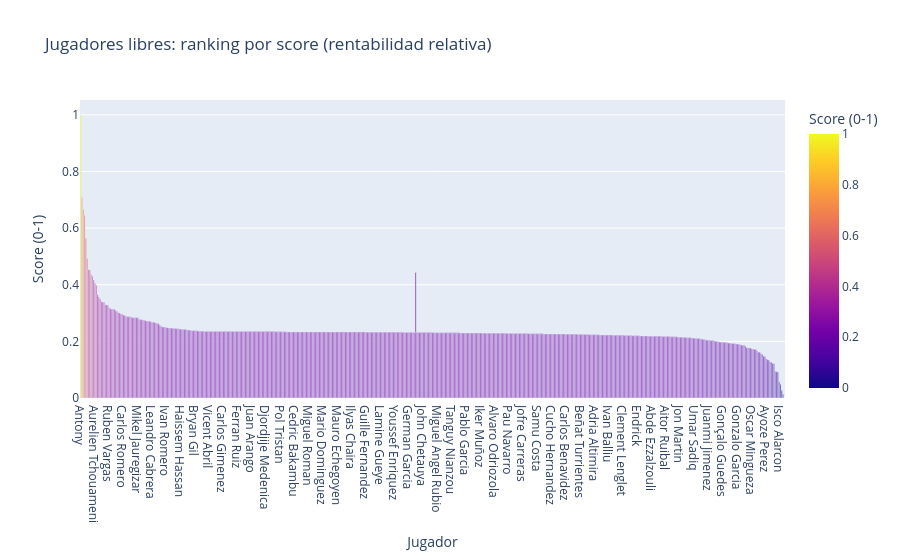

Here is the notebook cell this chart was saved with:
### Code cell
fig = px.bar(
    df_recommendations.sort_values("score", ascending=False),
    x="jugador",
    y="score",
    color="score",
    hover_data=["valor_actual", "valor_14d", "puja_ideal_final", "puja_max","ganancia_total"],
    title="Jugadores libres: ranking por score (rentabilidad relativa)",
    labels={
        "jugador": "Jugador",
        "score": "Score (0-1)"
    }
)

fig.show()

### Figure 1 — Plotly figure (JSON) as saved in the notebook; plotly's stock layout.template omitted (floating-point values rounded to 4 significant figures; data arrays with more than 128 entries replaced by an {"elided": "..."} marker saying what was removed)
{"data": [{"alignmentgroup": "True", "customdata": {"elided": "544x5 mixed values"}, "hovertemplate": "Jugador=%{x}<br>Score (0-1)=%{marker.color}<br>valor_actual=%{customdata[0]}<br>valor_14d=%{customdata[1]}<br>puja_ideal_final=%{customdata[2]}<br>puja_max=%{customdata[3]}<br>ganancia_total=%{customdata[4]}<extra></extra>", "legendgroup": "", "marker": {"color": {"elided": "544 float values"}, "coloraxis": "coloraxis", "pattern": {"shape": ""}}, "name": "", "offsetgroup": "", "orientation": "v", "showlegend": false, "textposition": "auto", "type": "bar", "x": {"elided": "544 str values"}, "xaxis": "x", "y": {"elided": "544 float values"}, "yaxis": "y"}], "layout": {"barmode": "relative", "coloraxis": {"colorbar": {"title": {"text": "Score (0-1)"}}, "colorscale": [[0, "#0d0887"], [0.1111, "#46039f"], [0.2222, "#7201a8"], [0.3333, "#9c179e"], [0.4444, "#bd3786"], [0.5556, "#d8576b"], [0.6667, "#ed7953"], [0.7778, "#fb9f3a"], [0.8889, "#fdca26"], [1, "#f0f921"]]}, "legend": {"tracegroupgap": 0}, "title": {"text": "Jugadores libres: ranking por score (rentabilidad relativa)"}, "xaxis": {"anchor": "y", "domain": [0, 1], "title": {"text": "Jugador"}}, "yaxis": {"anchor": "x", "domain": [0, 1], "title": {"text": "Score (0-1)"}}}}
